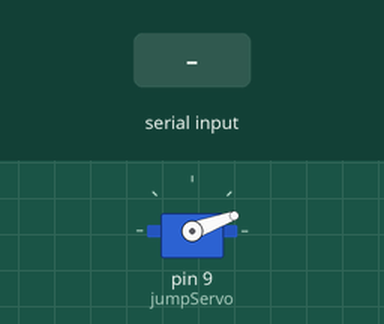
The sketch below on a simulated Arduino Uno, built with avr-gcc and run on an emulated ATmega328P. On the bench: servo. The test bench sets the inputs (shaded band). What the sketch prints to the serial monitor is not drawn.

Above: at 1.2 s.
1.3 s: "J" received over Serial
At 1.39 s:
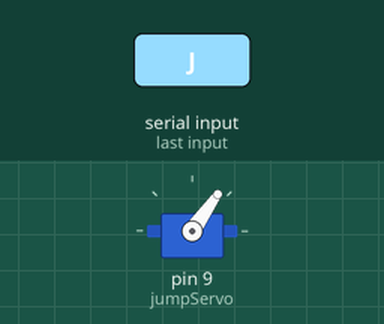
Timing chart, 0 to 4.3 s (numbered marks = the images above; inputs shaded):
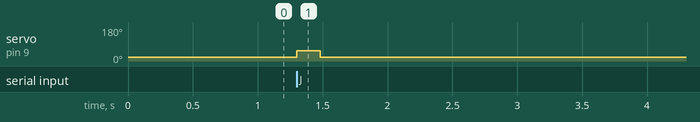

The sketch:

Vedio_Detection_CV.ino
```cpp
#include <Servo.h>

Servo jumpServo;

const int REST_ANGLE = 20;
const int JUMP_ANGLE = 55;

void setup()
{
  Serial.begin(9600);

  jumpServo.attach(9);
  jumpServo.write(REST_ANGLE);

  Serial.println("Dino Jump System Ready");
}

void loop() {
  if (Serial.available() > 0)
  {
    char command = Serial.read();

    if (command == 'J')
    {
      jumpServo.write(JUMP_ANGLE);
      delay(180);

      jumpServo.write(REST_ANGLE);
      delay(100);

      Serial.println("Jump completed");
    }
  }
}
```

Measured:
- after the input at 1.3 s, servo on pin 9 (jumpServo): 20° → 55° at once, → 20° 0.18 s later
